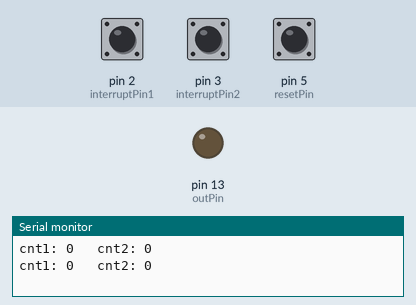
This sketch was run on a simulated Arduino Uno, built with avr-gcc and run on an emulated ATmega328P. Parts: output pins drawn as LEDs (lit = HIGH), the last lines printed to the serial monitor. Inputs (shaded band) come from the test bench; at power-on: pin 2 (interruptPin1) HIGH, pin 3 (interruptPin2) HIGH, pin 5 (resetPin) LOW.

Above: at 1.8 s.
1.9 s: pin 2 (interruptPin1) pulled LOW for 0.6 s
At 3.7 s:
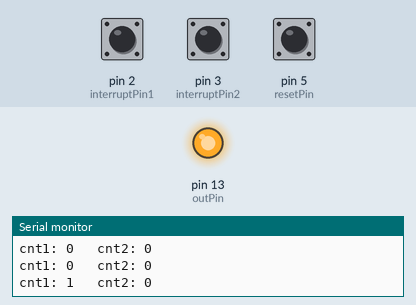
4.0 s: pin 2 (interruptPin1) pulled LOW for 1 s
At 5.9 s:
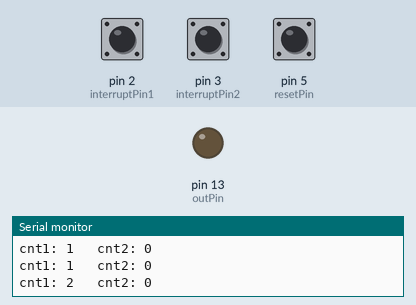
6.5 s: pin 2 (interruptPin1) pulled LOW for 3.2 s
At 10.6 s:
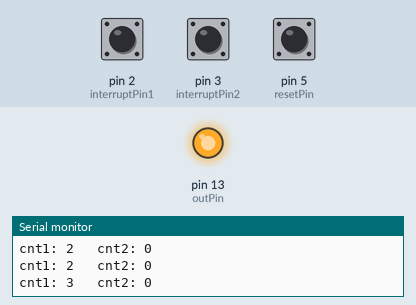
Timing chart, 0 to 12.1 s (numbered marks = the images above; inputs shaded):
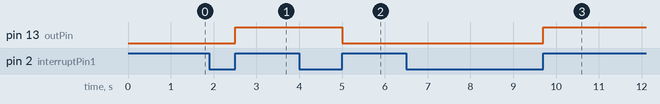

The sketch:

interrupt.ino
```cpp
const byte outPin = 13; // Output pin: digital pin 13(D13)
const byte interruptPin1 = 2; // Interrupt pin: D2
const byte interruptPin2 = 3; // Interrupt pin: D2
const byte resetPin = 5;
volatile byte state = 0;
unsigned long cnt1 = 0;
unsigned long cnt2 = 0;


void setup()
{
  pinMode(outPin, OUTPUT); // Output mode
  pinMode(interruptPin1, INPUT_PULLUP); // Input mode, pull-up
  pinMode(interruptPin2, INPUT_PULLUP); // Input mode, pull-up
  pinMode(resetPin, INPUT);
  attachInterrupt(digitalPinToInterrupt(interruptPin1), intfunc1, RISING); // Enable interrupt
  attachInterrupt(digitalPinToInterrupt(interruptPin2), intfunc2, RISING); // Enable interrupt
  Serial.begin(115200);
}
void intfunc1() // Interrupt function
{
  cnt1++;
  if (state == 0) // If D4 output is low
  {
    digitalWrite(outPin, HIGH);
    state = 1;
  }
  else
  {
    digitalWrite(outPin, LOW);
    state = 0;
  }
}
void intfunc2() // Interrupt function
{
  cnt2++;
  if (state == 0) // If D4 output is low
  {
    digitalWrite(outPin, HIGH);
    state = 1;
  }
  else
  {
    digitalWrite(outPin, LOW);
    state = 0;
  }
}


void loop()
{
  Serial.print("cnt1: ");
  Serial.print(cnt1);
  if (digitalRead (resetPin) == HIGH)
  {
    cnt1 = 0;
  }

  Serial.print("   cnt2: ");
  Serial.println(cnt2);
  if (digitalRead (resetPin) == HIGH)
  {
    cnt2 = 0;
  }
  delay(1000);
}
```

Measured:
- after the input at 1.9 s, pin 13 (outPin): LOW → HIGH after 0.60 s
- after the input at 4.0 s, pin 13 (outPin): HIGH → LOW after 1.0 s
- after the input at 6.5 s, pin 13 (outPin): LOW → HIGH after 3.2 s
